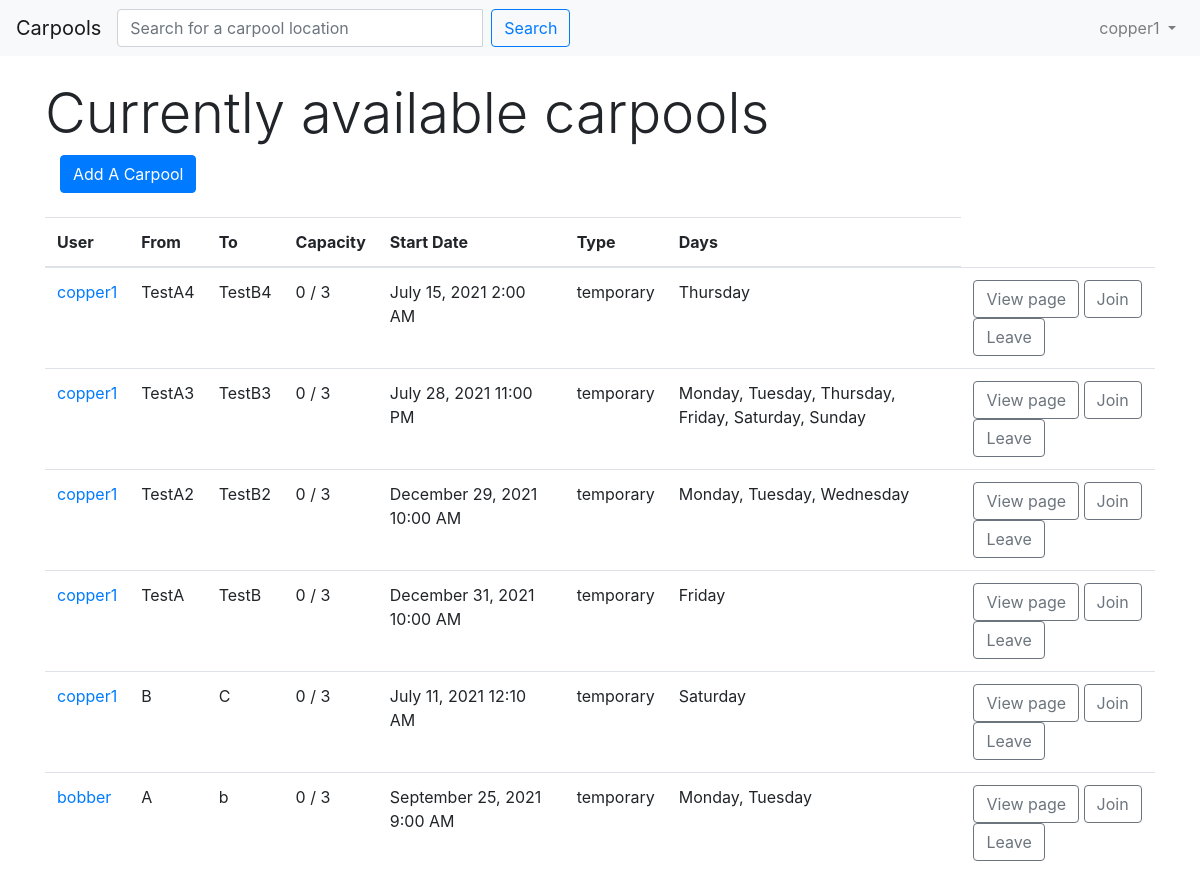
The page / (signed in) on the database as committed earlier.
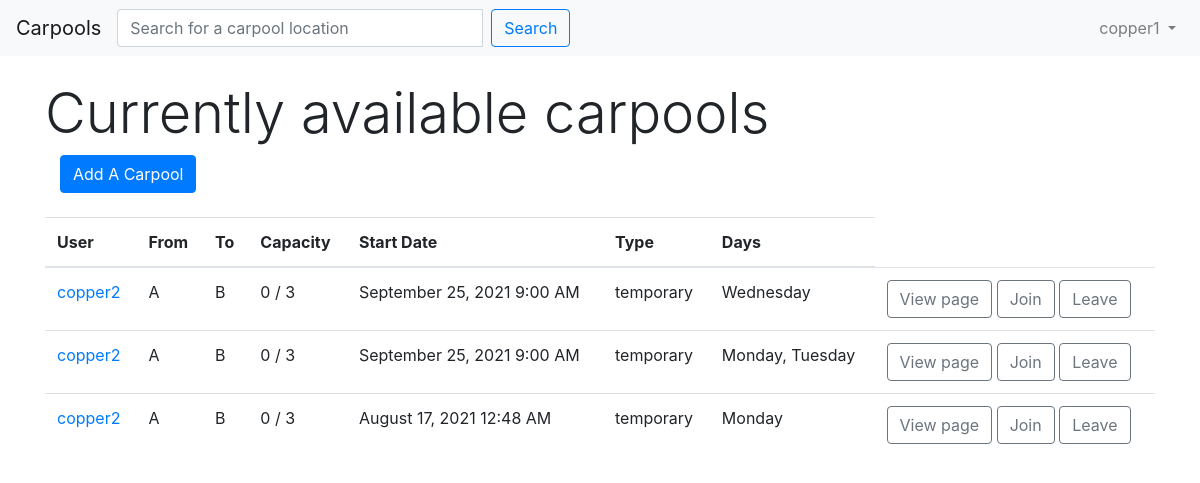
The same page on the database as committed later.
### carpool/models.py (models this page shows, shortened)
class User(UserMixin, db.Model):
    id = db.Column(db.Integer, primary_key=True)
    name = db.Column(db.String(32), index=True, unique=True)
    password = db.Column(
        db.String(200), primary_key=False, unique=False, nullable=False
    )
    email = db.Column(db.String(40), index=True, unique=True, nullable=False)
    carpools = db.relationship(
        "Carpool",
        secondary=passengers,
        primaryjoin=(passengers.c.user_id == id),
        secondaryjoin=(passengers.c.carpool_id == Carpool.id),
        backref=db.backref("passengers", lazy="dynamic"),
        lazy="dynamic",
    )
    created_carpools = db.relationship("Carpool", backref="creator")

class Carpool(db.Model):
    id = db.Column(db.Integer, primary_key=True)
    name = db.Column(db.String(32), index=True)
    summary = db.Column(db.String(128))
    time_created = db.Column(db.DateTime(), index=True)
    user_id = db.Column(db.Integer, db.ForeignKey("user.id"))
    from_location = db.Column(db.String(32))
    to_location = db.Column(db.String(32))
    quantity = db.Column(db.Integer, default = 0)
    capacity = db.Column(db.Integer)
    start = db.Column(db.DateTime())
    carpool_type = db.Column(db.String(16))
    days = db.Column(db.String(32))
    @staticmethod
    def get_all():
        return Carpool.query.order_by(db.desc(Carpool.time_created))

### carpool/routes.py (the view)
@app.route("/")
@login_required
def index():
    return render_template("index.html", carpools=Carpool.get_all())

### carpool/models.py (called while the page is built)
@login_manager.user_loader
def load_user(id):
    return User.query.get(int(id))

### carpool/templates/index.html (shortened to what this page needs)
{% extends "base.html" %} {% block content %}
<div class="container">
  <h1 class="display-4">Currently available carpools</h1>
	<div class="container">
		<a class="btn btn-primary" href="/add">Add A Carpool</a>
	</div>
	<br>
  <table class="table">
    <thead>
      <tr>
        <th scope="col">User</th>
        <th scope="col">From</th>
        <th scope="col">To</th>
		<th scope="col">Capacity</th>
		<th scope="col">Start Date</th>
		<th scope="col">Type</th>
        <th scope="col">Days</th>
      </tr>
    </thead>
    <tbody>
      {% for carpool in carpools %}
      <tr>
        <td><a href="/my_carpools/{{ carpool["name"] }}">{{ carpool["name"] }}</a></td>
        <td>{{ carpool["from_location"] }}</td>
        <td>{{ carpool["to_location"] }}</td>
		<td>{{ carpool["quantity"] }} / {{ carpool["capacity"] }}</td>
		<td>{{ moment(carpool["start"]).format('LLL') }}</td>
        <td>{{ carpool["carpool_type"] }}</td>
        {% if carpool["days"] == "" %}
            <td>{{ moment().format('dddd') }}</td>
        {% else %}
            <td style="text-transform: capitalize">{{ carpool["days"] }}</td>
        {% endif %}
		<td>
          <a
            class="btn btn-outline-secondary"
            href="/carpools/{{ carpool['id'] }}"
            >View page</a
          >
		  <a
            class="btn btn-outline-secondary"
            href="/join/{{ carpool['id'] }}"
            >Join</a
          >
		  <a
            class="btn btn-outline-secondary"
            href="/leave/{{ carpool['id'] }}"
            >Leave</a
          >
        </td>
      </tr>
      {% endfor %}
    </tbody>
  </table>
</div>
{% endblock %}

### carpool/templates/base.html (shortened to what this page needs)
<!DOCTYPE html>
<html>
<head>
    <link rel="stylesheet" href="https://stackpath.bootstrapcdn.com/bootstrap/4.3.1/css/bootstrap.min.css"
>
</head>
<body>
    <nav class="navbar navbar-expand-lg navbar-light bg-light">
        <a class="navbar-brand" href="/">Carpools</a>
        <div class="collapse navbar-collapse justify-content-between" id="navbarNav">
            <ul class="navbar-nav">
                <form class="form-inline" action="/search" method="GET">
                    <div class="input-group">
                        <input id="search" class="form-control mr-sm-2" type="search" name="query" aria-label="Search"
                            placeholder="Search for a carpool location">
                        <input class="btn btn-outline-primary my-2 my-sm-0" type="submit" value="Search">
                    </div>
                </form>
            </ul>
            <ul class="navbar-nav">
                {% if current_user.is_authenticated %}
                <li class="nav-item dropdown">
                    <a class="nav-link dropdown-toggle" href="#" id="navbarDropdown" role="button"
                        data-toggle="dropdown" aria-haspopup="true" aria-expanded="false">
                        {{ current_user.name }}
                    </a>
                </li>
                {% endif %}
            </ul>
        </div>
    </nav>
	<br>
    {% block content %}
    {% endblock %}
</body>
</html>

Rows that differ between the two databases and show on the page:
removed Carpool: name "copper1", from_location "TestA4", to_location "TestB4", quantity "0", capacity "3", start "July 15, 2021 2:00 AM", carpool_type "temporary", days "Thursday"
removed Carpool: name "copper1", from_location "TestA3", to_location "TestB3", quantity "0", capacity "3", start "July 28, 2021 11:00 PM", carpool_type "temporary", days "Monday, Tuesday, Thursday, Friday, Saturday, Sunday"
removed Carpool: name "copper1", from_location "TestA2", to_location "TestB2", quantity "0", capacity "3", start "December 29, 2021 10:00 AM", carpool_type "temporary", days "Monday, Tuesday, Wednesday"
removed Carpool: name "copper1", from_location "TestA", to_location "TestB", quantity "0", capacity "3", start "December 31, 2021 10:00 AM", carpool_type "temporary", days "Friday"
removed Carpool: name "copper1", from_location "B", to_location "C", quantity "0", capacity "3", start "July 11, 2021 12:10 AM", carpool_type "temporary", days "Saturday"
added Carpool: name "copper2", from_location "A", to_location "B", quantity "0", capacity "3", start "September 25, 2021 9:00 AM", carpool_type "temporary", days "Wednesday"
added Carpool: name "copper2", from_location "A", to_location "B", quantity "0", capacity "3", start "September 25, 2021 9:00 AM", carpool_type "temporary", days "Monday, Tuesday"
changed Carpool: name "bobber" → "copper2"; to_location "b" → "B"; start "September 25, 2021 9:00 AM" → "August 17, 2021 12:48 AM"; days "Monday, Tuesday" → "Monday"
